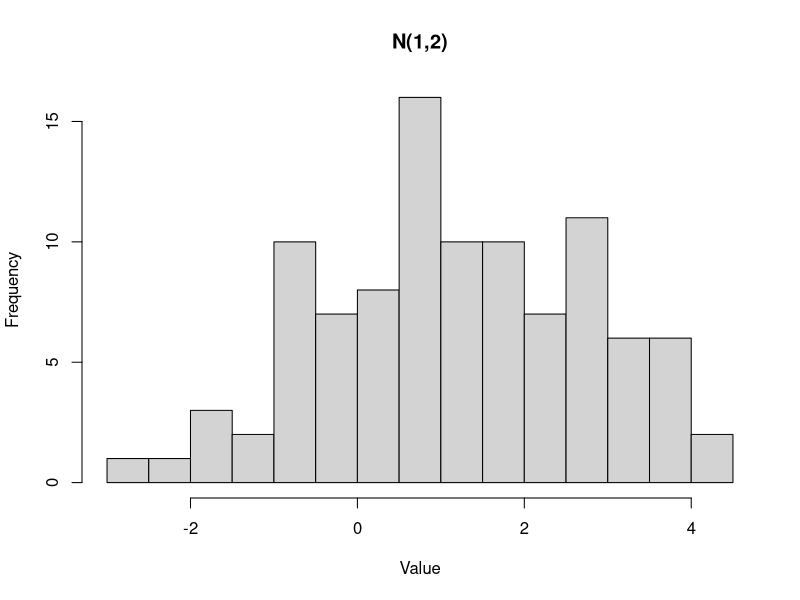
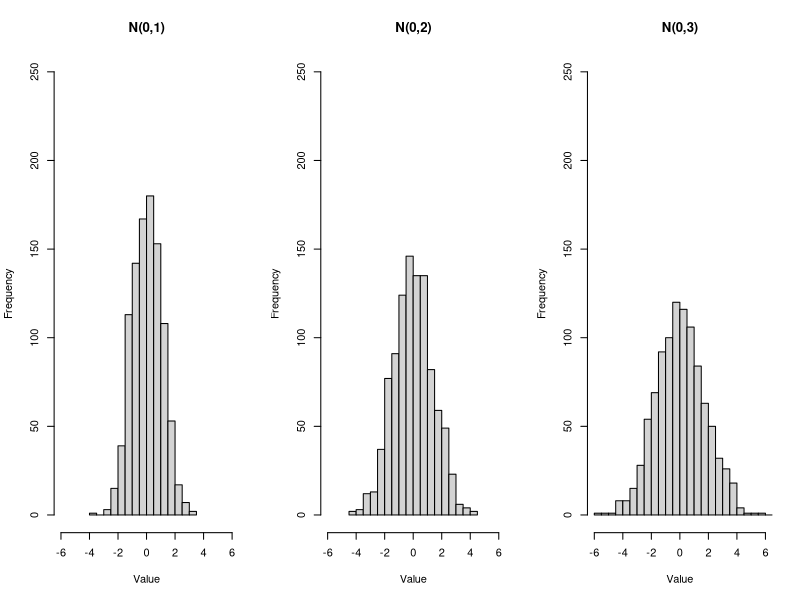

Recreate these plots in R, in order.
data1 <- rnorm(100, mean = 1, sd = sqrt(2))

hist(data1, 
     main = "N(1,2)", 
     xlab = "Value",
     border = "black",
     breaks = 20
)

data2 <- rnorm(1000, mean = 0, sd = 1)
data3 <- rnorm(1000, mean = 0, sd = sqrt(2))
data4 <- rnorm(1000, mean = 0, sd = sqrt(3))

par(mfrow = c(1,3))
xlim <- c(-6, 6)
ylim <- c(0, 250)

hist(data2, xlim = xlim, ylim = ylim, main = "N(0,1)", xlab = "Value", border = "black", breaks = 20)
hist(data3, xlim = xlim, ylim = ylim, main = "N(0,2)", xlab = "Value", border = "black", breaks = 20)
hist(data4, xlim = xlim, ylim = ylim, main = "N(0,3)", xlab = "Value", border = "black", breaks = 20)
